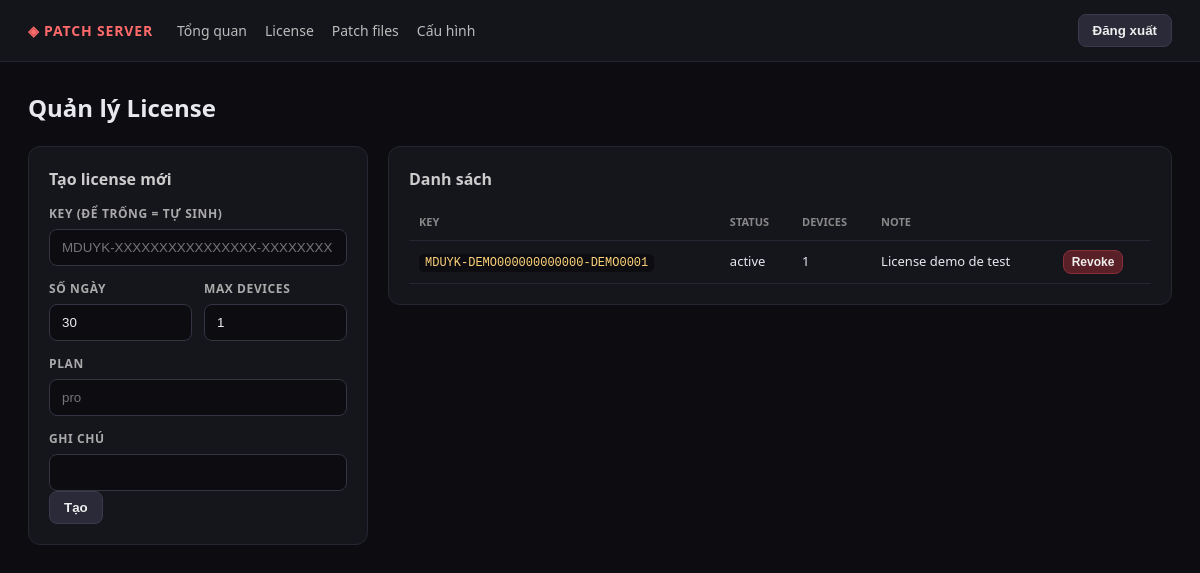
The app's page /admin/licenses (signed in) with its own data.
### tables this page shows
CREATE TABLE licenses (
    id            INTEGER PRIMARY KEY AUTOINCREMENT,
    license_key   TEXT UNIQUE NOT NULL,
    note          TEXT DEFAULT '',
    plan          TEXT DEFAULT '',
    status        TEXT DEFAULT 'active',
    max_devices   INTEGER DEFAULT 1,
    duration_days INTEGER DEFAULT 30,
    activated_at  TEXT,
    expires_at    TEXT,
    created_at    TEXT NOT NULL
);

### admin.py (the view)
@admin.route("/admin/licenses")
def licenses():
    with db() as conn:
        rows = conn.execute("SELECT * FROM licenses ORDER BY id DESC").fetchall()
        item = license_status(rows[0]["license_key"]) if rows else None
    return render_template("admin_licenses.html", rows=rows)

### admin.py (called while the page is built)
def csrf_token():
    if "_csrf_token" not in session:
        session["_csrf_token"] = secrets.token_urlsafe(32)
    return session["_csrf_token"]

def check_csrf():
    if request.method == "POST":
        sent = request.form.get("_csrf_token") or request.headers.get("X-CSRF-Token")
        if not sent or sent != session.get("_csrf_token"):
            abort(400, "Invalid CSRF token")

@admin.before_request
def _require_login():
    if request.endpoint in ("admin.login", "admin.static_file"):
        return
    if not session.get("admin_logged_in"):
        return redirect(url_for("admin.login"))
    check_csrf()

@admin.app_context_processor
def _inject():
    return {"csrf_token": csrf_token}

### database.py (called while the page is built)
def get_db():
    conn = sqlite3.connect(config.DATABASE)
    conn.row_factory = sqlite3.Row
    conn.execute("PRAGMA foreign_keys = ON")
    return conn

@contextmanager
def db():
    conn = get_db()
    try:
        yield conn
        conn.commit()
    except Exception:
        conn.rollback()
        raise
    finally:
        conn.close()

### license_service.py (called while the page is built)
def _parse_dt(value):
    if not value:
        return None
    try:
        return datetime.fromisoformat(value.replace("Z", "+00:00"))
    except (TypeError, ValueError):
        return None

### templates/admin_licenses.html (shortened to what this page needs)
{% extends "base.html" %}
{% block content %}
<h1>Quản lý License</h1>
<div class="grid-2">
  <div class="panel">
    <h2>Tạo license mới</h2>
    <form method="post" action="{{ url_for('admin.license_create') }}">
      <label>Key (để trống = tự sinh)</label>
      <input name="license_key" placeholder="MDUYK-XXXXXXXXXXXXXXXX-XXXXXXXX">
      <div class="row">
        <div><label>Số ngày</label><input name="duration_days" type="number" value="30"></div>
        <div><label>Max devices</label><input name="max_devices" type="number" value="1"></div>
      </div>
      <label>Plan</label><input name="plan" placeholder="pro">
      <label>Ghi chú</label><input name="note">
      <button type="submit">Tạo</button>
    </form>
  </div>
  <div class="panel">
    <h2>Danh sách</h2>
    <table>
      <thead><tr><th>Key</th><th>Status</th><th>Devices</th><th>Note</th><th></th></tr></thead>
      <tbody>
        {% for r in rows %}
        <tr>
          <td><code>{{ r.license_key }}</code></td>
          <td>{{ r.status }}</td>
          <td>{{ r.max_devices }}</td>
          <td>{{ r.note }}</td>
          <td>
            <form method="post" action="{{ url_for('admin.license_revoke') }}" class="inline">
              <button class="danger small" type="submit">Revoke</button>
            </form>
          </td>
        </tr>
        {% else %}<tr><td colspan="5" class="muted">Chưa có license.</td></tr>{% endfor %}
      </tbody>
    </table>
  </div>
</div>
{% endblock %}

### static/style.css (style rules this page uses)
* { box-sizing:border-box }
body { margin:0;background:#0d0d11;color:#e8e8ef;font:14px/1.5 system-ui,-apple-system,"Segoe UI",sans-serif }
.logout button,.btn,button { background:#2a2a38;color:#eee;border:1px solid #3a3a4d;border-radius:8px;padding:8px 14px;cursor:pointer;font-weight:600 }
button.danger { background:#5a2027;border-color:#8a2f3a }
button.small { padding:4px 8px;font-size:12px }
h1 { font-size:24px;margin:0 0 20px }
h2 { font-size:16px;margin:0 0 14px;color:#ccc }
.panel { background:#15151c;border:1px solid #262633;border-radius:12px;padding:20px;margin-bottom:20px }
.grid-2 { display:grid;grid-template-columns:340px 1fr;gap:20px;align-items:start }
label { display:block;color:#aaa;font-size:12px;font-weight:700;margin:14px 0 6px;text-transform:uppercase;letter-spacing:.05em }
input,select { width:100%;padding:10px 12px;border-radius:8px;border:1px solid #343442;background:#0c0c11;color:#eee;outline:none }
.row { display:flex;gap:12px }
.row>div { flex:1 }
.inline { display:inline }
table { width:100%;border-collapse:collapse;font-size:13px }
th,td { text-align:left;padding:9px 10px;border-bottom:1px solid #262633;vertical-align:middle }
th { color:#888;font-size:11px;text-transform:uppercase }
code { background:#0c0c11;padding:2px 6px;border-radius:5px;color:#ffd479;font-size:12px }

### records on screen
licenses: license_key "MDUYK-DEMO000000000000-DEMO0001", status "active", max_devices "1", note "License demo de test"
